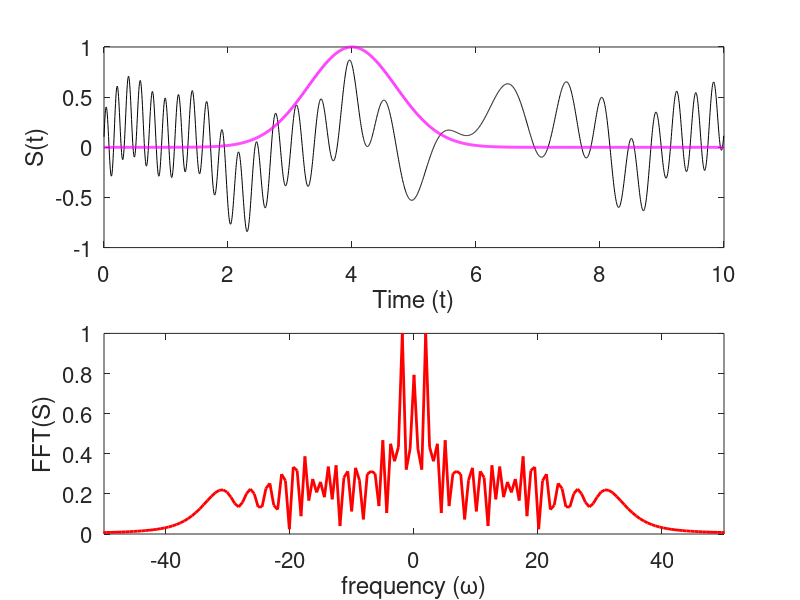
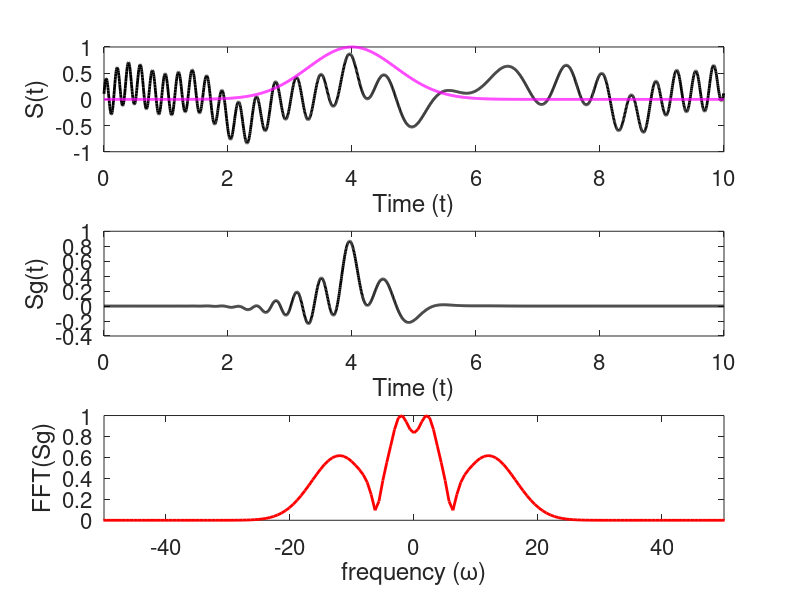
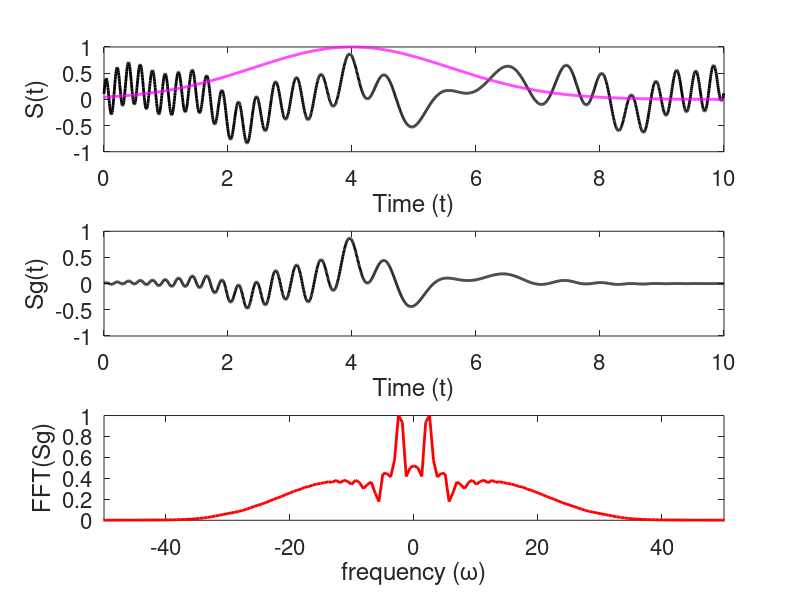
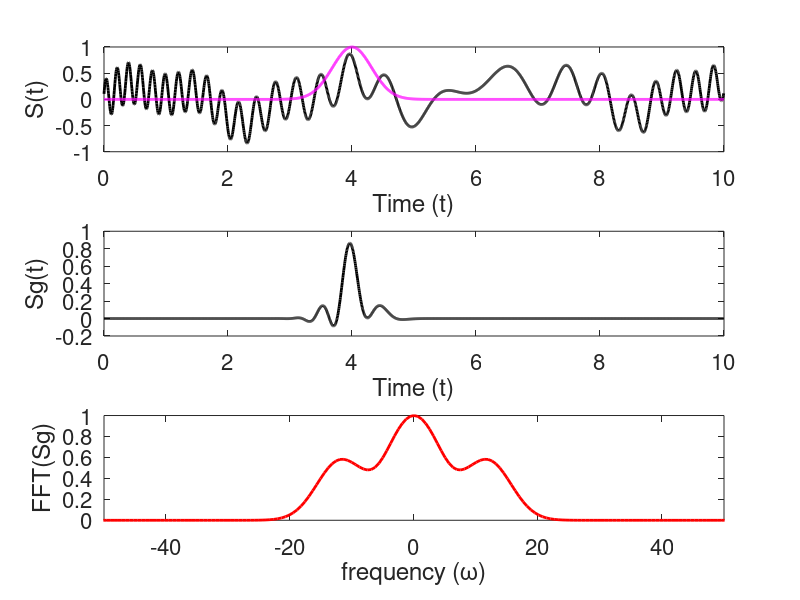

MATLAB code to generate these figures, in order: (Note: this script raises an error after producing the figures.)
% Section 13.7

%% Construct signal and plot signal and FFT
clear; close all; clc

L=10; n=2048;
t2=linspace(0,L,n+1); t=t2(1:n); 
k=(2*pi/L)*[0:n/2-1 -n/2:-1]; 
ks=fftshift(k);

S=(3*sin(2*t)+0.5*tanh(0.5*(t-3))+ 0.2*exp(-(t-4).^2)... 
    +1.5*sin(5*t)+4*cos(3*(t-6).^2))/10+(t/20).^3;
St=fft(S);

figure(1)
subplot(2,1,1) 
plot(t,S,'k','Linewidth',2) 
set(gca,'Fontsize',16), xlabel('Time (t)'), ylabel('S(t)')

subplot(2,1,2) 
plot(ks,abs(fftshift(St))/max(abs(St)),'r','Linewidth',2); axis([-50 50 0 1])
set(gca,'Fontsize',16)
xlabel('frequency (\omega)'), ylabel('FFT(S)')


%% Construct Ganor window and add to time domain plot
tau = 4;
a = 1;
g = exp(-a*(t-tau).^2);
subplot(2,1,1)
plot(t,S,'k',t,g,'m','Linewidth',2) 
set(gca,'Fontsize',16), xlabel('Time (t)'), ylabel('S(t)')


%% Apply filter and take fft
Sg = g.*S;
Sgt = fft(Sg);

figure(2)
subplot(3,1,1) 
plot(t,S,'k','Linewidth',2) 
hold on 
plot(t,g,'m','Linewidth',2)
set(gca,'Fontsize',16), xlabel('Time (t)'), ylabel('S(t)')

subplot(3,1,2) 
plot(t,Sg,'k','Linewidth',2) 
set(gca,'Fontsize',16), xlabel('Time (t)'), ylabel('Sg(t)')

subplot(3,1,3) 
plot(ks,abs(fftshift(Sgt))/max(abs(Sgt)),'r','Linewidth',2); axis([-50 50 0 1])
set(gca,'Fontsize',16)
xlabel('frequency (\omega)'), ylabel('FFT(Sg)')

%% Change window size - wider window
tau = 4;
a = .2;
g = exp(-a*(t-tau).^2);
Sg = g.*S;
Sgt = fft(Sg);

figure(3)
subplot(3,1,1) 
plot(t,S,'k','Linewidth',2) 
hold on 
plot(t,g,'m','Linewidth',2)
set(gca,'Fontsize',16), xlabel('Time (t)'), ylabel('S(t)')

subplot(3,1,2) 
plot(t,Sg,'k','Linewidth',2) 
set(gca,'Fontsize',16), xlabel('Time (t)'), ylabel('Sg(t)')

subplot(3,1,3) 
plot(ks,abs(fftshift(Sgt))/max(abs(Sgt)),'r','Linewidth',2); axis([-50 50 0 1])
set(gca,'Fontsize',16)
xlabel('frequency (\omega)'), ylabel('FFT(Sg)')

%% Change window size - narrower window
tau = 4;
a = 5;
g = exp(-a*(t-tau).^2);
Sg = g.*S;
Sgt = fft(Sg);

figure(4)
subplot(3,1,1) 
plot(t,S,'k','Linewidth',2) 
hold on 
plot(t,g,'m','Linewidth',2)
set(gca,'Fontsize',16), xlabel('Time (t)'), ylabel('S(t)')

subplot(3,1,2) 
plot(t,Sg,'k','Linewidth',2) 
set(gca,'Fontsize',16), xlabel('Time (t)'), ylabel('Sg(t)')

subplot(3,1,3) 
plot(ks,abs(fftshift(Sgt))/max(abs(Sgt)),'r','Linewidth',2); axis([-50 50 0 1])
set(gca,'Fontsize',16)
xlabel('frequency (\omega)'), ylabel('FFT(Sg)')

%% Animation of shifting window
figure(5)
a = 1;
tslide=0:0.1:10;

for j=1:length(tslide)
    g=exp(-a*(t-tslide(j)).^2);  
    Sg=g.*S; 
    Sgt=fft(Sg); 
    
    subplot(3,1,1) 
    plot(t,S,'k','Linewidth',2) 
    hold on 
    plot(t,g,'m','Linewidth',2)
    hold off
    set(gca,'Fontsize',16), xlabel('Time (t)'), ylabel('S(t)')

    subplot(3,1,2) 
    plot(t,Sg,'k','Linewidth',2) 
    set(gca,'Fontsize',16), xlabel('Time (t)'), ylabel('Sg(t)')

    subplot(3,1,3) 
    plot(ks,abs(fftshift(Sgt))/max(abs(Sgt)),'r','Linewidth',2); axis([-50 50 0 1])
    set(gca,'Fontsize',16)
    xlabel('frequency (\omega)'), ylabel('FFT(Sg)')
    drawnow
    pause(0.1)
end

%% Calculate Gabor transform and plot spectrogram
a = 1;
tslide=0:0.1:10;
Sgt_spec = zeros(length(tslide),n);
for j=1:length(tslide)
    g=exp(-a*(t-tslide(j)).^2); 
    Sg=g.*S; 
    Sgt=fft(Sg); 
    Sgt_spec(j,:) = fftshift(abs(Sgt)); % We don't want to scale it
end

figure(6)
pcolor(tslide,ks,Sgt_spec.'), 
shading interp 
set(gca,'Ylim',[-50 50],'Fontsize',16) 
colormap(hot)

%% Spectrograms for varying window sizes
figure(7)

a_vec = [5 1 0.2];
for jj = 1:length(a_vec)
    a = a_vec(jj);
    tslide=0:0.1:10;
    Sgt_spec = zeros(length(tslide),n);
    for j=1:length(tslide)
        g=exp(-a*(t-tslide(j)).^2); 
        Sg=g.*S; 
        Sgt=fft(Sg); 
        Sgt_spec(j,:) = fftshift(abs(Sgt)); 
    end
    
    subplot(2,2,jj)
    pcolor(tslide,ks,Sgt_spec.'), 
    shading interp 
    title(['a = ',num2str(a)],'Fontsize',16)
    set(gca,'Ylim',[-50 50],'Fontsize',16) 
    colormap(hot) 
end


Sgt_spec = repmat(fftshift(abs(St)),length(tslide),1);
subplot(2,2,4)
pcolor(tslide,ks,Sgt_spec.'), 
shading interp 
title('fft','Fontsize',16)
set(gca,'Ylim',[-50 50],'Fontsize',16) 
colormap(hot) 

%% MATLAB's built-in spectrogram
figure(8)
spectrogram(S)
colormap(hot)

%% Put frequency on the vertical axis
figure(9)
spectrogram(S,'yaxis')
colormap(hot)

%% Control the size and overlap of the windows
figure(10)
spectrogram(S,300,280,'yaxis')
colormap(hot)

%% Zoom in on the important regions
figure(11)
spectrogram(S,300,280,'yaxis')
colormap(hot)
set(gca,'Ylim',[0 .1],'Fontsize',16)

%% Plot both positive and negative frequencies
figure(12)
spectrogram(S,300,280,'centered','yaxis')
colormap(hot)
set(gca,'Ylim',[-.1 .1],'Fontsize',16)

%% Add in the correct time and frequency axes
figure(13)
[Sp,w,times]=spectrogram(S,300,280,-50:.01:50,n/L);
pcolor(times,w,abs(Sp))
shading interp
colormap(hot)
set(gca,'Ylim',[-50 50],'Fontsize',16)

%% Zoom in on the important regions again
figure(14)
pcolor(times,w,abs(Sp))
shading interp
colormap(hot)
set(gca,'Ylim',[-10 10],'Fontsize',16)


%% Rescale our Gabor transform spectrograms to have the same units for frequency
figure(15)
k=(1/L)*[0:n/2-1 -n/2:-1]; 
ks=fftshift(k);

% Spectrograms for varying a
a_vec = [5 1 0.2];
for jj = 1:length(a_vec)
    a = a_vec(jj);
    tslide=0:0.1:10;
    Sgt_spec = zeros(length(tslide),n);
    for j=1:length(tslide)
        g=exp(-a*(t-tslide(j)).^2); 
        Sg=g.*S; 
        Sgt=fft(Sg); 
        Sgt_spec(j,:) = fftshift(abs(Sgt)); 
    end

    subplot(2,2,jj)
    pcolor(tslide,ks,Sgt_spec.'), 
    shading interp 
    title(['a = ',num2str(a)],'Fontsize',16)
    set(gca,'Ylim',[-10 10],'Fontsize',16) 
    colormap(hot) 
end


Sgt_spec = repmat(fftshift(abs(St)),length(tslide),1);
subplot(2,2,4)
pcolor(tslide,ks,Sgt_spec.'), 
shading interp 
title('fft','Fontsize',16)
set(gca,'Ylim',[-10 10],'Fontsize',16) 
colormap(hot) 
